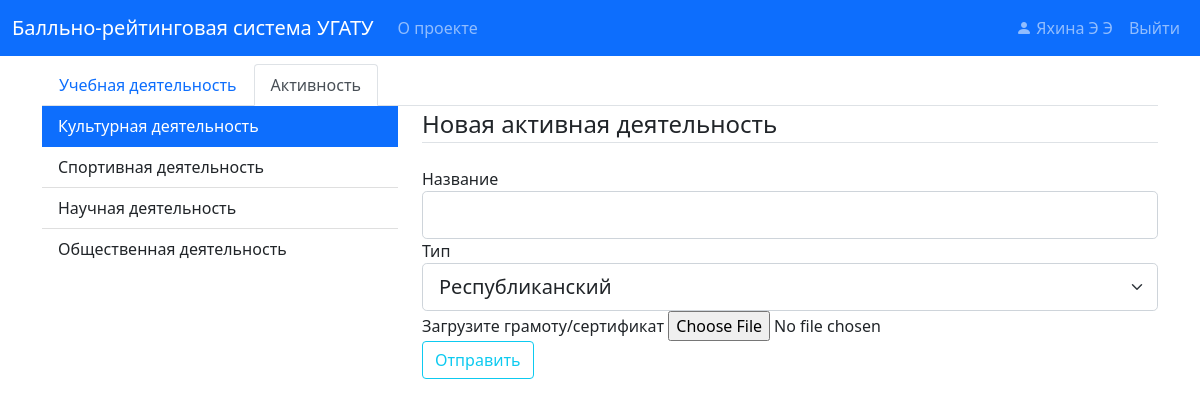
Page /students/activity/424015477507482b842bb9947d4f95b2/new (signed in) on the committed database.
### pointraing/models.py (models this page shows, shortened)
class User(db.Model, UserMixin):
    id = db.Column(db.String(32), primary_key=True)
    name = db.Column(db.String(120), nullable=False)
    surname = db.Column(db.String(120), nullable=False)
    patronymic = db.Column(db.String(120), nullable=False)
    login = db.Column(db.String(20), unique=True, nullable=False)
    password = db.Column(db.String(60), nullable=False)
    role_id = db.Column(db.String, db.ForeignKey('role.id'), nullable=False)
    role = db.relationship('Role', backref=db.backref('users', lazy=True))
    group_id = db.Column(db.String, db.ForeignKey('group.id'), nullable=True)

class ActivityType(db.Model):
    id = db.Column(db.String(32), primary_key=True)
    name = db.Column(db.String(60), nullable=False)

### pointraing/students/routes.py (the view, shortened to what this page needs)
@students.route("/activity/<string:activity_id>/new", methods=['GET', 'POST'])
@login_required
def activity_new(activity_id):
    check_on_rights()
    form = StudentActivityForm()
    sub_type_choices = get_activity_sub_type_choices(activity_id)
    choices = sub_type_choices['choices']
    sub_type_id = sub_type_choices['sub_type_id']
    form.sub_type_id.choices = choices
    return render_template('activity_new.html',
                           title='Новая активная деятельность',
                           active_tab='activity',
                           right_group=get_students_activity(),
                           group_id=activity_id,
                           form=form
                           )

### pointraing/students/forms.py
class StudentActivityForm(FlaskForm):
    name = StringField('Название', validators=[DataRequired()])
    sub_type_id = SelectField('Тип')
    file = FileField('Загрузите грамоту/сертификат', validators=[FileAllowed(['jpg', 'png', 'pdf']), FileRequired()])
    submit = SubmitField('Отправить')

### pointraing/main/utils.py (called while the page is built)
def is_student():
    return current_user.role.id == ROLE_STUDENT

### pointraing/models.py (called while the page is built)
@login_manager.user_loader
def load_user(user_id):
    return User.query.get(user_id)

### pointraing/students/routes.py (called while the page is built)
def check_on_rights():
    if not is_student():
        abort(403)

def get_students_activity():
    return ActivityType.query.all()

def get_activity_sub_type_choices(activity_id):
    choices = []
    sub_type_id = None
    for g in RateActivity.query.filter(RateActivity.activity_type_id == activity_id):
        if g.sub_type:
            choices.append((g.id, g.sub_type.name))
        else:
            sub_type_id = g.id
    return {
        'choices': choices,
        'sub_type_id': sub_type_id
    }

### pointraing/students/templates/activity_new.html (shortened to what this page needs)
{% extends "student.html" %}
{% block right %}
    <form method="POST" action="" enctype="multipart/form-data">
        <fieldset class="form-group">
            <legend class="border-bottom mb-4">{{ title }}</legend>
            <div class="form-group">
                {{ form.name.label(class="form-control-label") }}
                {% if form.name.errors %}
                    {{ form.name(class="form-control form-control-lg is-invalid") }}
                    <div class="invalid-feedback">
                        {% for error in form.name.errors %}
                            <span>{{ error }}</span>
                        {% endfor %}
                    </div>
                {% else %}
                    {{ form.name(class="form-control form-control-lg") }}
                {% endif %}
            </div>
            {% if form.sub_type_id.choices %}
                <div class="form-group">
                    {{ form.sub_type_id.label(class="form-control-label") }}
                    {% if form.sub_type_id.errors %}
                        {{ form.sub_type_id(class="form-select form-select-lg is-invalid") }}
                        <div class="invalid-feedback">
                            {% for error in form.sub_type_id.errors %}
                                <span>{{ error }}</span>
                            {% endfor %}
                        </div>
                    {% else %}
                        {{ form.sub_type_id(class="form-select form-select-lg") }}
                    {% endif %}
                </div>
            {% endif %}
            <div class="form-group">
                {{ form.file.label() }}
                {{ form.file(class="form-control-file") }}
            </div>
        </fieldset>
        <div class="form-group">
            {{ form.submit(class="btn btn-outline-info") }}
        </div>
    </form>
{% endblock right %}

### pointraing/students/templates/student.html
{% macro naveItem(name, url, is_active) -%}
    <a class="nav-link {{ 'active' if is_active }}"
            {% if is_active %}
       aria-current="page"
            {% endif %}
       href="{{ url }}">{{ name }}</a>
{%- endmacro %}
{% extends "layout.html" %}
{% block content %}
    <ul class="nav nav-tabs pt-2">
        {{ naveItem('Учебная деятельность', url_for('students.education'), active_tab == 'education') }}
        {{ naveItem('Активность', url_for('students.activity'), active_tab == 'activity') }}
    </ul>
    <div>
        <div class="row">
            <div class="col-4">
                <div class="list-group list-group-flush">
                    {% if right_group %}
                        {% for item in right_group %}
                            <a
                                    {% if active_tab == 'education' %}
                                        href="{{ url_for('students.education', subject_id=item.id) }}"
                                    {% else %}
                                        href="{{ url_for('students.activity', activity_id=item.id) }}"
                                    {% endif %}
                                        class="list-group-item list-group-item-action {{ 'active' if group_id == item.id }}"
                                    {% if group_id == item.id %}
                                        aria-current="page"
                                    {% endif %}
                            >
                                {{ item.name }}
                            </a>
                        {% endfor %}
                    {% else %}
                        <p class="text-muted"> Похоже не хватает данных, обратитесь к администротору </p>
                    {% endif %}
                </div>
            </div>
            <div class="col-8">
                {% block right %}{% endblock %}
            </div>
        </div>
    </div>
{% endblock content %}

### pointraing/templates/layout.html (shortened to what this page needs)
<!DOCTYPE html>
<html>
<head>
    <link rel="stylesheet" type="text/css" href="{{ url_for('static', filename='styles/bootstrap.css') }}">
    <link rel="stylesheet"
          href="{{ url_for('static', filename='node_modules/bootstrap-icons/font/bootstrap-icons.css') }}">
    <link rel="stylesheet" type="text/css" href="{{ url_for('static', filename='main.css') }}">
</head>
<body>
<header class="site-header">
    <nav class="navbar navbar-expand-lg navbar-dark bg-primary">
        <div class="container-fluid">
            <a class="navbar-brand" href="{{ url_for('main.home') }}">Балльно-рейтинговая система УГАТУ</a>
            <div class="collapse navbar-collapse" id="navbarToggle">
                <div class="navbar-nav me-auto">
                    <a class="nav-item nav-link" href="{{url_for('main.about')}}">О проекте</a>
                </div>
                <div class="navbar-nav">
                    {% if current_user.is_authenticated %}
                        <a class="nav-item nav-link d-inline-block"
                           href="{{ url_for('users.account') }}">
                            <i class="bi bi-person-fill d-inline-block"></i>
                            {{ " ".join((current_user.surname, current_user.name[0], current_user.patronymic[0])) }}
                        </a>
                        <a class="nav-item nav-link" href="{{ url_for('users.logout') }}">Выйти</a>
                    {% else %}
                        <a class="nav-item nav-link" href="{{ url_for('users.login') }}">Войти</a>
                    {% endif %}
                </div>
            </div>
        </div>
    </nav>
</header>
<main role="main" class="container">
    <div class="row">
        <div class="mw-100">
            {% block content %}{% endblock %}
        </div>
    </div>
</main>
</body>
</html>

### rows in the picture
User: surname+name+patronymic "Яхина Э Э"
ActivityType: name "Культурная деятельность"
ActivityType: name "Спортивная деятельность"
ActivityType: name "Научная деятельность"
ActivityType: name "Общественная деятельность"

### other values in the picture
{{ name }} "Учебная деятельность Активность"
{{ title }} "Новая активная деятельность"
